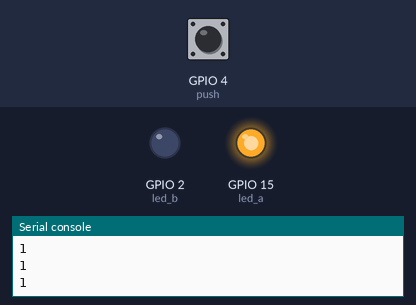
This program was run on a simulated ESP32 board running MicroPython. On the bench: output pins drawn as LEDs (lit = HIGH), the last lines printed to the serial console. The inputs (shaded band) are chosen by the test bench; at power-on: GPIO 4 (push) HIGH.

Above: at 1.2 s.
1.3 s: GPIO 4 (push) pulled LOW for 0.3 s
At 1.62 s:
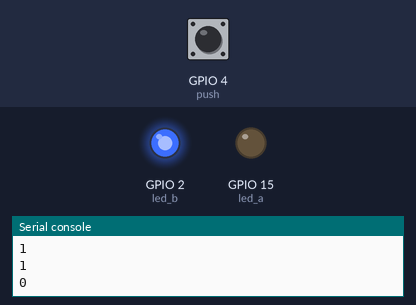
3.2 s: GPIO 4 (push) pulled LOW for 3.2 s
At 7.0 s:
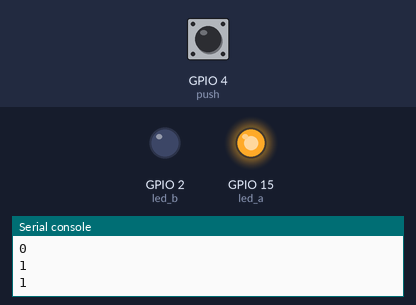
Timing chart, 0 to 8.5 s (numbered marks = the images above; inputs shaded):
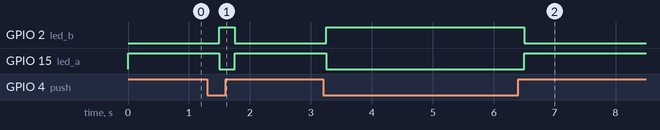

Measured:
- after the input at 1.3 s, GPIO 2 (led_b): LOW → HIGH after 0.20 s, → LOW 0.25 s later; GPIO 15 (led_a): HIGH → LOW after 0.20 s, → HIGH 0.25 s later
- after the input at 3.2 s, GPIO 2 (led_b): LOW → HIGH after 0.05 s, → LOW 3.3 s later; GPIO 15 (led_a): HIGH → LOW after 0.05 s, → HIGH 3.3 s later

The program:

LED_con_switch_pullup.py
```python
from machine import Pin
import utime

led_a = Pin(15,Pin.OUT)
led_b = Pin(2,Pin.OUT)
push = Pin(4,Pin.IN,Pin.PULL_UP)  #  siempre en estado uno... puls a GND

while True:

        estado = push.value()
        print(estado)
        if estado==0:
            led_a.value(0)
            led_b.value(1)
        else:

            led_a.value(1)
            led_b.value(0)

        utime.sleep(0.25)

if __name__==("__main__"):
    main()
   
```
